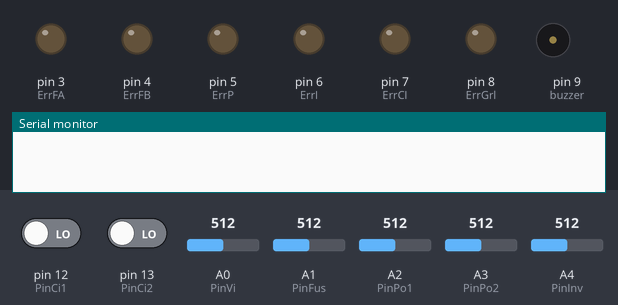
A sketch run on a simulated Arduino Uno, built with avr-gcc and run on an emulated ATmega328P. Parts: output pins drawn as LEDs (lit = HIGH), buzzer (waves = sounding), the last lines printed to the serial monitor. The inputs (shaded band) are chosen by the test bench; at power-on: A4 (PinInv) = 512, A2 (PinPo1) = 512, pin 12 (PinCi1) LOW, pin 13 (PinCi2) LOW, A0 (PinVi) = 512, A1 (PinFus) = 512, A3 (PinPo2) = 512.

Above: at 1.2 s.
1.3 s: A4 (PinInv) set to 983
5.5 s: A4 (PinInv) set to 1017
At 10.9 s:
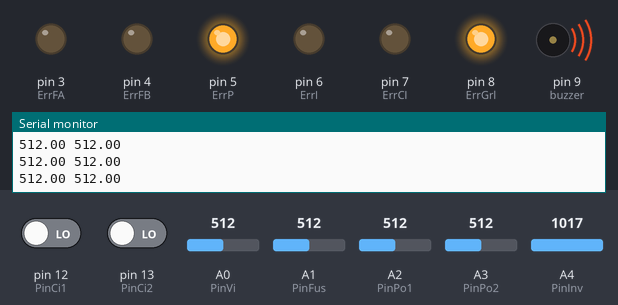
11.5 s: A2 (PinPo1) set to 740
13.2 s: A2 (PinPo1) set to 765
At 15.2 s:
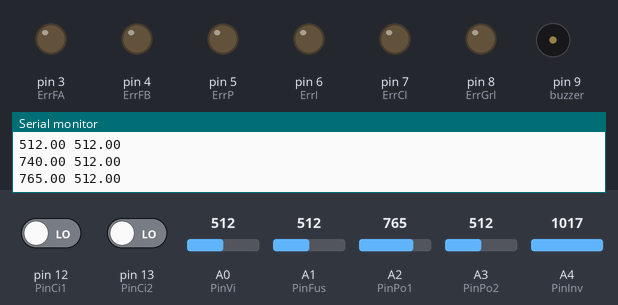
19.5 s: A2 (PinPo1) set to 910
At 24.3 s:
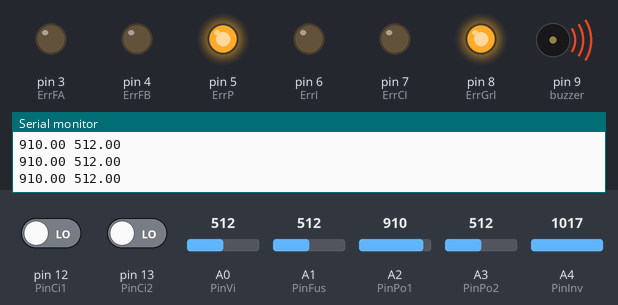
Timing chart, 0 to 25.8 s (numbered marks = the images above; inputs shaded):
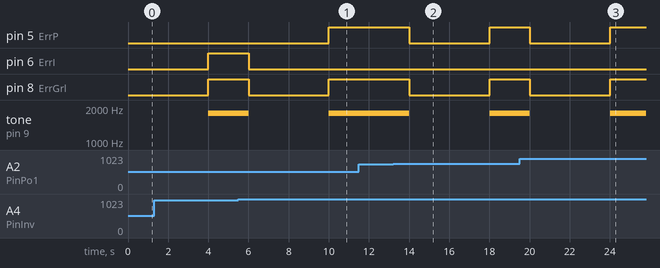

Measured:
- the behaviour switches between 999 and 1000 on A4 (PinInv) (found by bisection; images 0 and 1)
- the behaviour switches between 749 and 750 on A2 (PinPo1) (found by bisection; images 1 and 2)
- after the input at 5.5 s, pin 5 (ErrP): LOW → HIGH after 4.5 s; pin 6 (ErrI): HIGH → LOW after 0.51 s; pin 8 (ErrGrl): HIGH → LOW after 0.51 s, → HIGH 4.0 s later; tone on pin 9 (buzzer): 1800 Hz → silent after 0.51 s, → 1800 Hz 4.0 s later
- after the input at 13.2 s, pin 5 (ErrP), pin 8 (ErrGrl): HIGH → LOW after 0.81 s, → HIGH 4.0 s later; tone on pin 9 (buzzer): 1800 Hz → silent after 0.81 s, → 1800 Hz 4.0 s later
- after the input at 19.5 s, pin 5 (ErrP), pin 8 (ErrGrl): HIGH → LOW after 0.52 s, → HIGH 4.0 s later; tone on pin 9 (buzzer): 1800 Hz → silent after 0.52 s, → 1800 Hz 4.0 s later

The sketch:

Software_del_Sistema_de_Detecci_n_de_Errores.ino
```cpp
////////VARIABLES DE FUSIBLE Y ALIMENTACION////////
float Vi;
float fus;

char estado = 'A';
float temp;
int LecB = 0;
int Error = 0;
float Inv;
float MAX1;
float MAX2;

////////PINE DE LEDS////////
#define ErrFA   3  //Led de error en Alimentacios
#define ErrFB   4  //Led de error en Fusible
#define ErrP    5  //Led de error en Potencia
#define ErrI    6  //Led de error en Inversor
#define ErrCI   7  //Led de error en Circuito integrado
#define ErrGrl  8  //Led de error en General
#define BB_Stop  10 //Boton para detener el sondo de alarma (buzzer)

////////LECTURA DE ERRORES////////

#define PinVi A0
#define PinFus A1
#define PinPo1 A2
#define PinPo2 A3
#define PinInv A4
#define PinCi1 12
#define PinCi2 13

////////VARIABLES DE POTENCIA////////
long temp2;
float P1;
float P2;

////////VARIABLES DE POTENCIA////////
int pwm_valor1;
int pwm_valor2;


void setup() {
  Serial.begin(9600);
  pinMode(PinCi1, INPUT);
  pinMode(PinCi2, INPUT);
  pinMode(ErrFA, OUTPUT); //LED marca error
  pinMode(ErrFB, OUTPUT); //LED marca error
  pinMode(ErrP, OUTPUT); //LED marca error
  pinMode(ErrI, OUTPUT); //LED marca error
  pinMode(ErrCI, OUTPUT); //LED marca error
  pinMode(ErrGrl, OUTPUT); //LED marca error
  pinMode(BB_Stop, INPUT); //Boton de Stop Buzzer
  pinMode(9, OUTPUT); // buzzer
}

void loop() {
  switch (estado) {
    /////////////////////////////////////////////////////////////////////////
    case 'A':
      noTone(9);
      digitalWrite(ErrFA, LOW);
      digitalWrite(ErrFB, LOW);
      digitalWrite(ErrP, LOW);
      digitalWrite(ErrI, LOW);
      digitalWrite(ErrCI, LOW);
      digitalWrite(ErrGrl, LOW);
      temp = millis();
      lectura();
      LecB = 0;
      if ((Vi < 984) || (Vi > 1023)) {
        estado = 'B';
      }
      if ((fus < 984) || (fus > 1023)) {
        estado = 'C';
      }
      if (pwm_valor1 < 3 && pwm_valor2 < 3 || pwm_valor1 > 3 && pwm_valor2 > 3) {

        estado = 'D';
      }
      if (Error == 1) {
        estado = 'E';
      }
      if (Inv < 1000 || Inv > 1023) {
        estado = 'F';
      }
      break;
    /////////////////////////////////////////////////////////////////////////
    case 'B':
      lectura();
      noTone(9);
      digitalWrite(ErrFA, HIGH);
      digitalWrite(ErrGrl, HIGH);
      if (millis() > temp + 500) {
        temp = millis();
        if (LecB == 0) {
          tone(9, 1800);
        } else {
          noTone(9);
        }
      }
      if ((Vi > 984) && (Vi < 1023)) {
        estado = 'A';
      }
      break;
    /////////////////////////////////////////////////////////////////////////
    case 'C':
      lectura();
      noTone(9);
      digitalWrite(ErrFB, HIGH);
      digitalWrite(ErrGrl, HIGH);
      if (millis() > temp + 500) {
        temp = millis();
        if (LecB == 0) {
          tone(9, 1800);
        } else {
          noTone(9);
        }
      }
      if ((fus > 984) && (fus < 1023)) {
        estado = 'A';
      }
      break;
    /////////////////////////////////////////////////////////////////////////
    case 'D':
      lectura();
      noTone(9);
      digitalWrite(ErrCI, HIGH);
      digitalWrite(ErrI, HIGH);
      if (millis() > temp + 500) {
        temp = millis();
        if (LecB == 0) {
          tone(9, 1800);
        } else {
          noTone(9);
        }
      }
      if (pwm_valor1 < 3 && pwm_valor2 < 3 || pwm_valor1 > 3 && pwm_valor2 > 3) {
        estado = 'D';
      }else{
        estado = 'A';
      }

      break;
    /////////////////////////////////////////////////////////////////////////
    case 'E':
      lectura();
      noTone(9);
      digitalWrite(ErrGrl, HIGH);
      digitalWrite(ErrP, HIGH);
      if (millis() > temp + 500) {
        temp = millis();
        if (LecB == 0) {
          tone(9, 1800);
        } else {
          noTone(9);
        }
      }
      if (Error == 0) {
        estado = 'A';
      }
      break;
    /////////////////////////////////////////////////////////////////////////
    case 'F':
      lectura();
      noTone(9);
      digitalWrite(ErrGrl, HIGH);
      digitalWrite(ErrI, HIGH);
      if (millis() > temp + 500) {
        temp = millis();
        if (LecB == 0) {
          tone(9, 1800);
        } else {
          noTone(9);
        }
      }
      if (Inv > 1000 && Inv < 1024) {
        estado = 'A';
      }
      break;
      /////////////////////////////////////////////////////////////////////////
  }
}


void lectura() {
  float P1_Ant = P1;
  float P2_Ant = P2;
  if (digitalRead(BB_Stop == HIGH))LecB = 1;
  pwm_valor1 = pulseIn(PinCi1, HIGH);
  pwm_valor2 = pulseIn(PinCi2, HIGH);
  Vi = analogRead(PinVi);
  fus = analogRead(PinFus);
  P1 = analogRead(PinPo1);
  P2 = analogRead(PinPo2);
  Inv = analogRead(PinInv);
  Serial.print(P1);
  Serial.print(" ");
  Serial.println(P2);

  if (P1 >= 750 && P1 <= 1023 ) {
    if (P2 >= 750 && P2 <= 1023) {
      Error = 1;
    } else {
      Error = 0;
    }
  }
  if (P1 >= 0 && P1 <= 200) {
    if (P2 >= 0 && P2 <= 200) {
      Error = 1;
    } else {
      Error = 0;
    }
  }

  if (P1 > P1_Ant || P2 > P2_Ant) {
    MAX1 = P1;
    MAX2 = P2;
  } else {
    if (MAX1 < 900 || MAX2 < 900) {
      Error = 1;
    } else {
      Error = 0;
    }
  }
P1_Ant = P1;
P2_Ant = P2;
}
```
